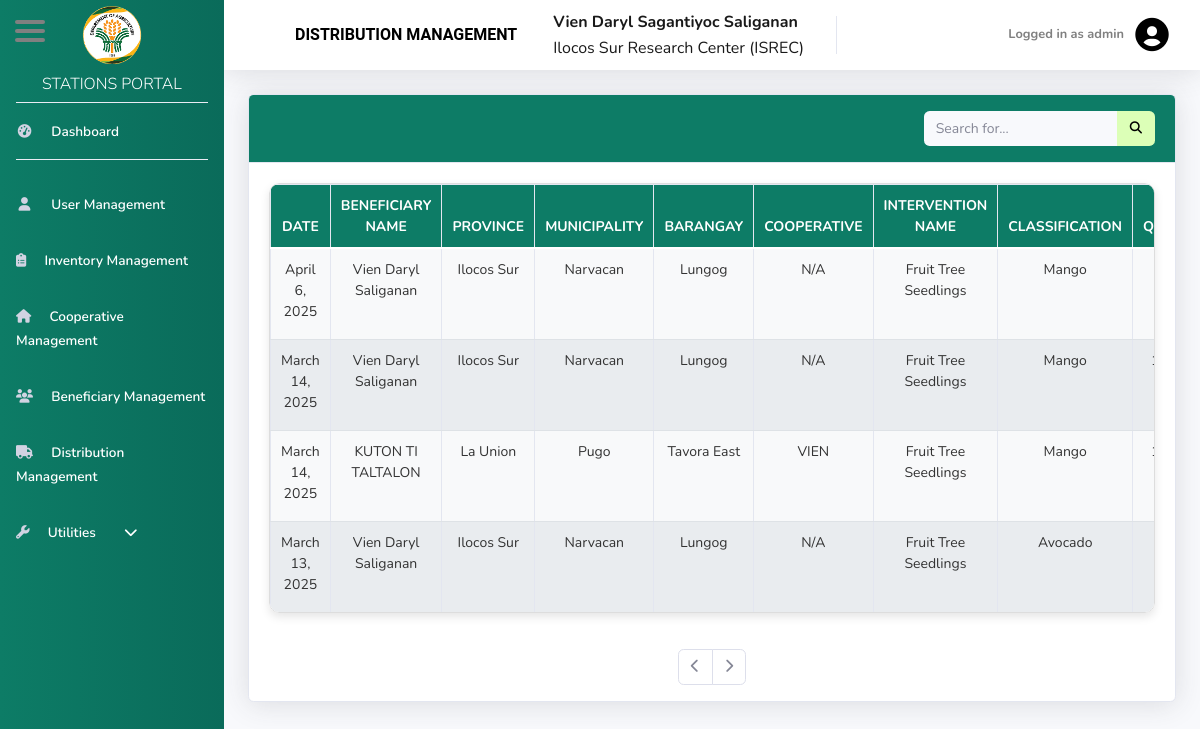
The page /admin/3DistributionManagement.php (signed in) on the database as committed earlier.
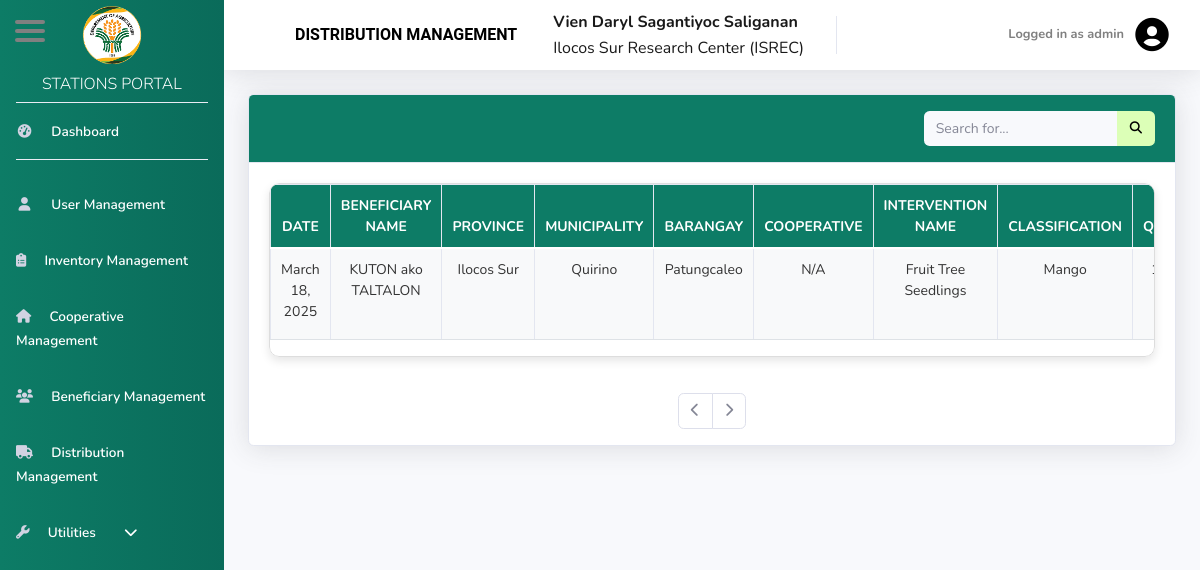
The same page on the database as committed later.
### tables this page shows
CREATE TABLE `tbl_distribution` (
  `distribution_id` int(11) NOT NULL,
  `intervention_id` int(11) NOT NULL,
  `beneficiary_id` int(11) NOT NULL,
  `quantity` int(11) NOT NULL,
  `seed_id` int(11) NOT NULL,
  `station_id` int(8) NOT NULL,
  `distribution_date` date NOT NULL,
  `archived_at` timestamp NULL DEFAULT NULL
);

CREATE TABLE `tbl_beneficiary` (
  `beneficiary_id` int(11) NOT NULL,
  `fname` varchar(255) NOT NULL,
  `mname` varchar(255) DEFAULT NULL,
  `lname` varchar(255) NOT NULL,
  `province_name` varchar(255) NOT NULL,
  `municipality_name` varchar(255) NOT NULL,
  `barangay_name` varchar(255) NOT NULL,
  `StreetPurok` varchar(100) NOT NULL,
  `station_id` int(8) NOT NULL,
  `coop_id` int(8) NOT NULL,
  `beneficiary_type` varchar(100) NOT NULL,
  `birthdate` date NOT NULL,
  `Sex` varchar(100) NOT NULL,
  `rsbsa_no` varchar(15) DEFAULT NULL,
  `if_applicable` varchar(100) NOT NULL,
  `contact_no` char(11) NOT NULL,
  `beneficiary_category` varchar(100) NOT NULL
);

CREATE TABLE `tbl_intervention_type` (
  `int_type_id` int(8) NOT NULL,
  `intervention_name` varchar(100) NOT NULL,
  `station_id` int(8) NOT NULL,
  `archived_at` timestamp NULL DEFAULT NULL
);

CREATE TABLE `tbl_seed_type` (
  `seed_id` int(8) NOT NULL,
  `seed_name` varchar(100) NOT NULL,
  `int_type_id` int(8) NOT NULL,
  `station_id` int(8) NOT NULL,
  `archived_at` timestamp NULL DEFAULT NULL
);

### admin/3DistributionManagement.php (the view, shortened to what this page needs)
<?php
include('includes/header.php');
include('includes/navbar.php');
?>
<div id="content-wrapper" class="d-flex flex-column">
    <div id="content">
        <nav class="navbar navbar-expand navbar-light bg-white topbar mb-4 static-top shadow">
            <span class="navbar-brand font-weight-bold" style="font-size: 18px; padding-left: 55px; color: Black; font-family: 'Roboto', sans-serif;">
                DISTRIBUTION MANAGEMENT
            </span>
            <div style="padding-left: 20px; color: black; display: flex; flex-direction: column; line-height: 1;">
                <?php
                if (isset($_SESSION['fname']) && isset($_SESSION['lname'])) {
                    $fullName = htmlspecialchars($_SESSION['fname']) . ' ' . htmlspecialchars($_SESSION['mname']) . ' ' . htmlspecialchars($_SESSION['lname']);
                    echo '<span class="navbar-brand font-weight-bold" style="font-size: 18px;">' . $fullName . '</span>';
                }
                if (isset($_SESSION['station_name'])) {
                    echo '<span class="navbar-brand" style="font-size: 16px;">' . htmlspecialchars($_SESSION['station_name']) . '</span>';
                }
                ?>
            </div>
                <ul class="navbar-nav ml-auto">
                    <li class="nav-item dropdown no-arrow">
                        <a class="nav-link dropdown-toggle" href="#" id="userDropdown" role="button"
                        data-bs-toggle="dropdown" aria-haspopup="true" aria-expanded="false">
                            <span class="mr-2 d-none d-lg-inline text-black small font-weight-bold" style="color: grey">
                                <?php
                                $username = $_SESSION['user'];
                                echo 'Logged in as ' . htmlspecialchars($username);
                                ?>
                            </span>
                            <i style="font-size: 40px; color: black;" class="bx bxs-user-circle"></i>
                        </a>
                    </li>
                </ul>
        </nav>
        <div class="container-fluid">
            <div class="card shadow mb-4">
                <div class="card-header py-3" style="background-color: #0D7C66;">
                    <div class="d-flex align-items-center">
                        <form class="d-none d-sm-inline-block form-inline ml-auto my-2 my-md-0 mw-100 navbar-search custom-search-form">
                            <div class="input-group">
                                <input type="text" id="search_id" class="form-control bg-light border-0 small"
                                placeholder="Search for..." aria-label="Search" aria-describedby="basic-addon2" onkeyup="searchDistributionTable()">
                                <div class="input-group-append">
                                    <button class="btn text-white" style="background-color: #DCFFB7;" type="button">
                                    </button>
                                </div>
                            </div>
                        </form>
                    </div>
                </div>
                <div id="tab1" class="tab-content active">
                    <div class="card-body">
                        <div class="table-responsive" style="border-radius: 10px; box-shadow: 0px 4px 10px rgba(0, 0, 0, 0.1);">
                          <?php
include('../conn.php');
$user_id = $_SESSION['uid'];
$stationQuery = $conn->prepare("SELECT station_id FROM tbl_user WHERE uid = ?");
$stationQuery->bind_param("i", $user_id);
$stationQuery->execute();
$stationQuery->bind_result($station_id);
$entries_per_page = 10;
$page = isset($_GET['page']) ? (int)$_GET['page'] : 1;
$offset = ($page - 1) * $entries_per_page;
$countQuery = "SELECT COUNT(*) as total FROM tbl_distribution WHERE station_id = ?";
$stmt_count = $conn->prepare($countQuery);
$stmt_count->bind_param("i", $station_id);
$stmt_count->execute();
$count_result = $stmt_count->get_result();
$total_entries = $count_result->fetch_assoc()['total'];
$query = "
    SELECT
        d.distribution_date,
        CONCAT(b.fname, ' ', IFNULL(b.mname, ''), ' ', b.lname) AS beneficiary_name,
        st.seed_name,
        it.intervention_name,
        b.province_name,
        b.municipality_name,
        b.barangay_name,
        d.distribution_id,
        CONCAT(d.quantity, ' ', u.unit_name) AS quantity_with_unit,  -- Concatenate quantity and unit_name
        IF(b.coop_id = 0, 'N/A', c.cooperative_name) AS cooperative_name
    FROM
        tbl_distribution AS d
    INNER JOIN
        tbl_beneficiary AS b ON d.beneficiary_id = b.beneficiary_id
    INNER JOIN
        tbl_seed_type AS st ON d.seed_id = st.seed_id
    INNER JOIN
        tbl_intervention_type AS it ON st.int_type_id = it.int_type_id
    INNER JOIN
        tbl_intervention_inventory AS ii ON it.int_type_id = ii.int_type_id AND st.seed_id = ii.seed_id
    INNER JOIN
        tbl_unit AS u ON ii.unit_id = u.unit_id
    LEFT JOIN
        tbl_cooperative AS c ON b.coop_id = c.coop_id
    WHERE
        d.station_id = ?
        AND (d.archived_at IS NULL OR d.archived_at = '') -- Ensures archived records are not shown
    ORDER BY
        d.distribution_date DESC
    LIMIT ?, ?;
";
$stmt = $conn->prepare($query);
$stmt->bind_param("iii", $station_id, $offset, $entries_per_page);
$stmt->execute();
$result = $stmt->get_result();
?>
<div style="max-height: 430px; overflow: auto; width: 100%; border: 1px solid #ddd; border-radius: 10px; box-shadow: 0px 4px 10px rgba(0, 0, 0, 0.1);">
    <table class="table table-bordered text-center" width="100%" cellspacing="0">
        <thead class="thead" style="background-color: #0D7C66; color: white;">
            <tr>
                <th>Date</th>
                <th>Beneficiary Name</th>
                <th>Province</th>
                <th>Municipality</th>
                <th>Barangay</th>
                <th>Cooperative</th>
                <th>Intervention Name</th>
                <th>Classification</th>
                <th>Quantity</th>
            </tr>
        </thead>
        <tbody id="dataTable3" style="color: black;">
            <?php
            if ($result->num_rows > 0) {
                while ($data = $result->fetch_assoc()) {
                    $beneficiary_name = $data['beneficiary_name'];
                    $seed_name = $data['seed_name'];
                    $province = $data['province_name'];
                    $municipality = $data['municipality_name'];
                    $barangay = $data['barangay_name'];
                    $intervention_name = $data['intervention_name'];
                    $quantity_with_unit = $data['quantity_with_unit'];
                    $cooperative_name = $data['cooperative_name'];
                    $date = date("F j, Y", strtotime($data['distribution_date']));
            ?>
                    <tr>
                        <td><?php echo htmlspecialchars($date); ?></td>
                        <td><?php echo htmlspecialchars($beneficiary_name); ?></td>
                        <td><?php echo htmlspecialchars($province); ?></td>
                        <td><?php echo htmlspecialchars($municipality); ?></td>
                        <td><?php echo htmlspecialchars($barangay); ?></td>
                        <td><?php echo htmlspecialchars($cooperative_name); ?></td>
                        <td><?php echo htmlspecialchars($intervention_name); ?></td>
                        <td><?php echo htmlspecialchars($seed_name); ?></td>
                        <td><?php echo htmlspecialchars($quantity_with_unit); ?></td>
                    </tr>
            <?php
                }
            } else {
                echo "<tr><td colspan='11' class='text-center'>No records found</td></tr>";
            }
            ?>
        </tbody>
    </table>
</div>
                            </div>
                        </div>
                        </div>
                        <nav>
                            <ul class="pagination justify-content-center mt-3">
                                <?php
                                    $total_pages = ceil($total_entries / $entries_per_page);
                                    if ($page > 1) {
                                        echo "<li class='page-item'><a class='page-link' href='?page=" . ($page - 1) . "'><i class='fas fa-chevron-left'></i></a></li>";
                                    } else {
                                        echo "<li class='page-item disabled'><a class='page-link'><i class='fas fa-chevron-left'></i></a></li>";
                                    }
                                    if ($page < $total_pages) {
                                        echo "<li class='page-item'><a class='page-link' href='?page=" . ($page + 1) . "'><i class='fas fa-chevron-right'></i></a></li>";
                                    } else {
                                        echo "<li class='page-item disabled'><a class='page-link'><i class='fas fa-chevron-right'></i></a></li>";
                                    }
                                ?>
                            </ul>
                        </nav>
                    </div>
                </div>
            </div>
        </div>
    </div>
    <link rel="stylesheet" href="https://unpkg.com/boxicons@2.1.4/css/boxicons.min.css">
    <?php
    include('includes/footer.php');
    ?>

### admin/includes/header.php (shortened to what this page needs)
<!DOCTYPE html>
<html lang="en">
<head>
    <link href="../vendor/fontawesome-free/css/all.min.css" rel="stylesheet" type="text/css">
    <link href="../css/sb-admin-2.min.css" rel="stylesheet">
</head>
<body id="page-top">
    <div id="wrapper">

### admin/includes/navbar.php (shortened to what this page needs)
<ul class="navbar-nav bg-gradient-custom sidebar sidebar-light accordion" id="accordionSidebar">
    <a class="sidebar-brand d-flex flex-column align-items-center justify-content-center" href="#" onclick="event.preventDefault();">
        <div class="sidebar-brand-icon">
            <img src="img/da.png" alt="AG PNGH Logo" width="60">
        </div>
    </a>
    <h6 class="sidebar-title">STATIONS PORTAL</h6>
    <hr class="sidebar-divider my-0">
    <li class="nav-item">
        <a class="nav-link" href="index.php">
            <i class="fas fa-fw fa-tachometer-alt"></i>
            <span class="sidebar-text">Dashboard</span>
        </a>
    </li>
    <hr class="sidebar-divider">
    <li class="nav-item">
        <a class="nav-link" href="1UserManagement.php">
            <i class="fas fa-fw fa-user"></i>
            <span class="sidebar-text">User Management</span>
        </a>
    </li>
    <li class="nav-item">
        <a class="nav-link" href="2InterventionManagement.php">
            <i class="fas fa-clipboard-list"></i>
            <span class="sidebar-text">Inventory Management</span>
        </a>
    </li>
    <li class="nav-item">
        <a class="nav-link" href="6CooperativeManagement.php">
            <i class="fas fa-home"></i>
            <span class="sidebar-text">Cooperative Management</span>
        </a>
    </li>
    <li class="nav-item">
        <a class="nav-link" href="8BeneficiaryManagement.php">
            <i class="fas fa-users"></i>
            <span class="sidebar-text">Beneficiary Management</span>
        </a>
    </li>
    <li class="nav-item">
        <a class="nav-link" href="3DistributionManagement.php">
            <i class="fas fa-fw fa-truck"></i>
            <span class="sidebar-text">Distribution Management</span>
        </a>
    </li>
    <li class="nav-item">
        <a class="nav-link collapsed" href="#" id="utilitiesToggle">
            <i class="fas fa-wrench"></i>
            <span class="sidebar-text">Utilities</span>
            <i id="utilitiesIcon" class="fas fa-chevron-down ml-4 text-white"></i>
        </a>
    </li>
</ul>
<div class="hamburger-icon" id="hamburger-icon" onclick="toggleSidebar()">
    <span></span>
    <span></span>
    <span></span>
</div>

### admin/includes/footer.php (shortened to what this page needs)
</body>
</html>

### admin/includes/navbar.php (style rules this page uses)
.bg-gradient-custom { background: linear-gradient(to right, #0D7C66, #0A6B5A); }
.nav-item .nav-link { color: #fff !important; font-size: 16px; font-weight: 500; transition: background-color 0.3s ease, transform 0.2s ease-in-out; }
.sidebar-light .nav-link { color: #fff !important; font-size: 16px; font-weight: 500; }
.sidebar-light .nav-link i { color: #fff; }
.sidebar-text { margin-left: 10px; font-weight: 600; }
.sidebar-brand { position: relative; text-align: center; }
.hamburger-icon { display: flex; flex-direction: column; justify-content: space-between; width: 30px; height: 22px; position: absolute; top: 20px; left: 15px; cursor: pointer; z-index: 9999; }
.hamburger-icon span { width: 30px; height: 4px; background-color: #808080; border-radius: 5px; }
.sidebar-title { text-align: center; color: #fff; font-weight: 300; font-size: 16px; margin-top: 5px; }

### admin/3DistributionManagement.php (style rules this page uses)
.table { font-size: 14px; }
.navbar-brand { font-size: 16px !important; }
.pagination .page-link { font-size: 14px; }
.form-control, .btn { font-size: 14px; }
.table thead { background-color: #0D7C66; color: white; font-weight: bold; text-transform: uppercase; }
.table thead th { padding: 10px; text-align: center; border-bottom: 2px solid #ffffff; }
.table tbody tr { background-color: #f8f9fa; transition: background-color 0.3s ease; }
.table tbody td { padding: 10px; border-bottom: 1px solid #dee2e6; text-align: center; color: #333; }
.custom-search-form { margin-left: 500px; }
.table tbody tr:nth-child(even) { background-color: #e9ecef; }

Rows that differ between the two databases and show on the page:
no longer on this page (row unchanged): tbl_distribution: distribution_date "April 6, 2025", beneficiary_name "Vien Daryl Saliganan", beneficiary.province_name "Ilocos Sur", beneficiary.municipality_name "Narvacan", beneficiary.barangay_name "Lungog", cooperative_name "N/A", tbl_intervention_type.intervention_name "Fruit Tree Seedlings", seed.seed_name "Mango"
removed tbl_distribution: distribution_date "March 14, 2025", beneficiary_name "Vien Daryl Saliganan", beneficiary.province_name "Ilocos Sur", beneficiary.municipality_name "Narvacan", beneficiary.barangay_name "Lungog", cooperative_name "N/A", tbl_intervention_type.intervention_name "Fruit Tree Seedlings", seed.seed_name "Mango"
removed tbl_distribution: distribution_date "March 14, 2025", beneficiary_name "KUTON TI TALTALON", beneficiary.province_name "La Union", beneficiary.municipality_name "Pugo", beneficiary.barangay_name "Tavora East", cooperative_name "VIEN", tbl_intervention_type.intervention_name "Fruit Tree Seedlings", seed.seed_name "Mango"
no longer on this page (row unchanged): tbl_distribution: distribution_date "March 13, 2025", beneficiary_name "Vien Daryl Saliganan", beneficiary.province_name "Ilocos Sur", beneficiary.municipality_name "Narvacan", beneficiary.barangay_name "Lungog", cooperative_name "N/A", tbl_intervention_type.intervention_name "Fruit Tree Seedlings", seed.seed_name "Avocado"
added tbl_distribution: distribution_date "March 18, 2025", beneficiary_name "KUTON ako TALTALON", beneficiary.province_name "Ilocos Sur", beneficiary.municipality_name "Quirino", beneficiary.barangay_name "Patungcaleo", cooperative_name "N/A", tbl_intervention_type.intervention_name "Fruit Tree Seedlings", seed.seed_name "Mango"
